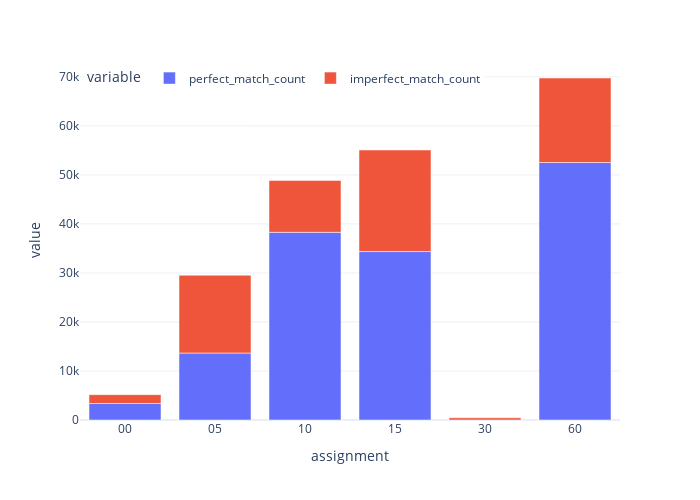
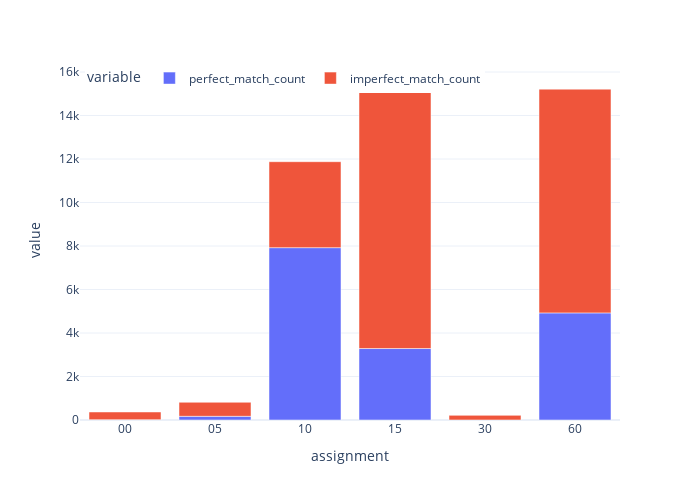

The cell these charts' notebook holds for them, in order:
### Code cell
nano3P.plot_perfect_barcodes(save_to=f"{get_dt(for_file=True)}_nano3P_barcodeCounts.png")
dRNA.plot_perfect_barcodes(save_to=f"{get_dt(for_file=True)}_dRNA_barcodeCounts.png")

### Figure 1 — Plotly figure (JSON) as saved in the notebook; plotly's stock layout.template omitted (floating-point values rounded to 4 significant figures)
{"data": [{"alignmentgroup": "True", "hovertemplate": "variable=perfect_match_count<br>assignment=%{x}<br>value=%{y}<extra></extra>", "legendgroup": "perfect_match_count", "marker": {"color": "#636efa", "pattern": {"shape": ""}}, "name": "perfect_match_count", "offsetgroup": "perfect_match_count", "orientation": "v", "showlegend": true, "textposition": "auto", "type": "bar", "x": ["00", "05", "10", "15", "30", "60"], "xaxis": "x", "y": [3371, 13661, 38287, 34362, 0, 52522], "yaxis": "y"}, {"alignmentgroup": "True", "hovertemplate": "variable=imperfect_match_count<br>assignment=%{x}<br>value=%{y}<extra></extra>", "legendgroup": "imperfect_match_count", "marker": {"color": "#EF553B", "pattern": {"shape": ""}}, "name": "imperfect_match_count", "offsetgroup": "imperfect_match_count", "orientation": "v", "showlegend": true, "textposition": "auto", "type": "bar", "x": ["00", "05", "10", "15", "30", "60"], "xaxis": "x", "y": [1805, 15875, 10581, 20717, 451, 17244], "yaxis": "y"}], "layout": {"barmode": "relative", "height": 500, "legend": {"orientation": "h", "title": {"text": "variable"}, "tracegroupgap": 0, "x": 0.01, "xanchor": "left", "y": 0.99, "yanchor": "top"}, "margin": {"t": 60}, "width": 700, "xaxis": {"anchor": "y", "domain": [0.0, 1.0], "title": {"text": "assignment"}}, "yaxis": {"anchor": "x", "domain": [0.0, 1.0], "title": {"text": "value"}}}}

### Figure 2 — Plotly figure (JSON) as saved in the notebook; plotly's stock layout.template omitted (floating-point values rounded to 4 significant figures)
{"data": [{"alignmentgroup": "True", "hovertemplate": "variable=perfect_match_count<br>assignment=%{x}<br>value=%{y}<extra></extra>", "legendgroup": "perfect_match_count", "marker": {"color": "#636efa", "pattern": {"shape": ""}}, "name": "perfect_match_count", "offsetgroup": "perfect_match_count", "orientation": "v", "showlegend": true, "textposition": "auto", "type": "bar", "x": ["00", "05", "10", "15", "30", "60"], "xaxis": "x", "y": [16, 170, 7924, 3286, 1, 4925], "yaxis": "y"}, {"alignmentgroup": "True", "hovertemplate": "variable=imperfect_match_count<br>assignment=%{x}<br>value=%{y}<extra></extra>", "legendgroup": "imperfect_match_count", "marker": {"color": "#EF553B", "pattern": {"shape": ""}}, "name": "imperfect_match_count", "offsetgroup": "imperfect_match_count", "orientation": "v", "showlegend": true, "textposition": "auto", "type": "bar", "x": ["00", "05", "10", "15", "30", "60"], "xaxis": "x", "y": [353, 645, 3952, 12438, 212, 10287], "yaxis": "y"}], "layout": {"barmode": "relative", "height": 500, "legend": {"orientation": "h", "title": {"text": "variable"}, "tracegroupgap": 0, "x": 0.01, "xanchor": "left", "y": 0.99, "yanchor": "top"}, "margin": {"t": 60}, "width": 700, "xaxis": {"anchor": "y", "domain": [0.0, 1.0], "title": {"text": "assignment"}}, "yaxis": {"anchor": "x", "domain": [0.0, 1.0], "title": {"text": "value"}}}}
